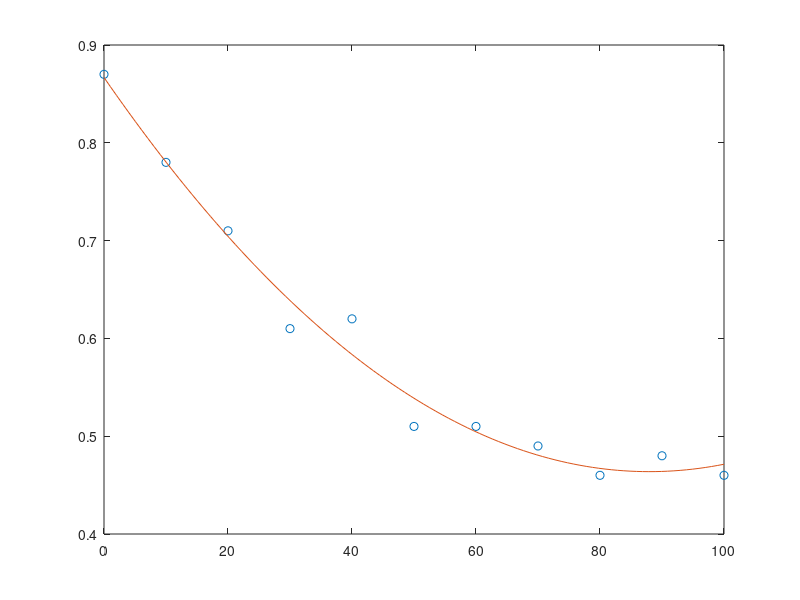

The MATLAB script that drew this image:

%% Clean up
clc % vide ligne de commande
clear all % vide workspace
close all % vide fenetres et graphiques

%% Trajectoire - polynome d'interpolation

x = [0 8 15 20 25 ];
y = [ 30 19 20 16 15 ];
n = 5;

p = [ x(1)^4 x(1)^3 x(1)^2 x(1) 1;
      x(2)^4 x(2)^3 x(2)^2 x(2) 1;
      x(3)^4 x(3)^3 x(3)^2 x(3) 1;
      x(4)^4 x(4)^3 x(4)^2 x(4) 1;
      x(5)^4 x(5)^3 x(5)^2 x(5) 1 ]

coeff = pinv(p)*y'

r = roots([coeff(5)*4 coeff(4)*3 coeff(3)*2 coeff(2)])

 

%[p,S] = polyfit(x,y,n);

%x1 = linspace(0,25);
%y1 = polyval(p,x1);
%figure
%plot(x,y,'o')
%hold on
%plot(x1,y1)
%hold off
 


%% Trajectoire - polynome d'approximation
dx = 10;
x = [0:dx:100];
y = [ 0.87 0.78 0.71 0.61 0.62 0.51 0.51 0.49 0.46 0.48 0.46 ];
n = 2;

[p,S] = polyfit(x,y,n)

x1 = linspace(0,100);
y1 = polyval(p,x1);
figure
plot(x,y,'o')
hold on
plot(x1,y1)
hold off

g = 0.0001*x.^2 - 0.0092*x + 0.8668;

% Erreur quadratique
E = sum((g-y).^2)
E2 = (g-y)'*(g-y);

% RMSE
err_rms = sqrt(mean((g-y).*(g-y)))

%% Coussin-trampoline

mg = 9.81*80;
h0 = 5;
hr = 0;
k = 6000;

a = (1/2)*k;
b = mg;
c = -mg*h0;

hf1 = (-b + sqrt((b^2)-(4*a*c)))/(2*a)
hf2 = (-b - sqrt((b^2)-(4*a*c)))/(2*a)

%% Ballon-mousse et minuterie

vb = -1;
mb = 8;
coeff_res = 0;

%% Bassin d'eau

kf = 0.95;
b = 47;
g = 9.81;
m = 80;
mg = m*g;
h1 = 10;
vf = 1;

% Vitesse initiale
vi = sqrt(2*g*h1);

% Point d'operation
v0 = sqrt( (mg*(1-kf)) / b );

% Constantes
C = ( (g*(1-kf)) / v0 ) - ( b / m );
K = ( (g*(1+kf)) / v0^2 ) - ( (b*v0) / m );

% Vitesses
dvi = vi - v0;
dvf = vf - v0;

% Hauteur z
z = ( (dvf^2 - dvi^2) / 2*C ) * -K 
